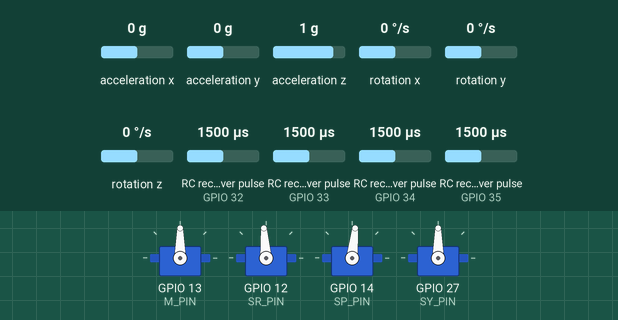
The sketch below on a simulated ESP32. On the bench: 4 × servo. Wiring (inferred from the names in the program): 4 × RC receiver channel: data GPIO 32 / data GPIO 33 / data GPIO 34 / data GPIO 35; MPU-6050 motion sensor at I2C address 0x68. The test bench sets the inputs (shaded band); at power-on: acceleration x 0 g, acceleration y 0 g, RC receiver pulse (sensors on GPIO 32, GPIO 34, GPIO 35, GPIO 33) 1500 µs, rotation x 0 °/s, acceleration z 1 g, rotation y 0 °/s, rotation z 0 °/s. What the sketch prints to the serial monitor is not drawn.

Above: at 3.4 s.
3.5 s: acceleration x set to -1.4 g
At 6.0 s:
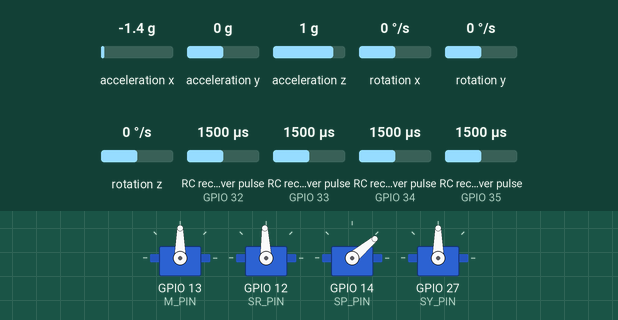
6.5 s: acceleration y set to -0.8 g
At 7.8 s:
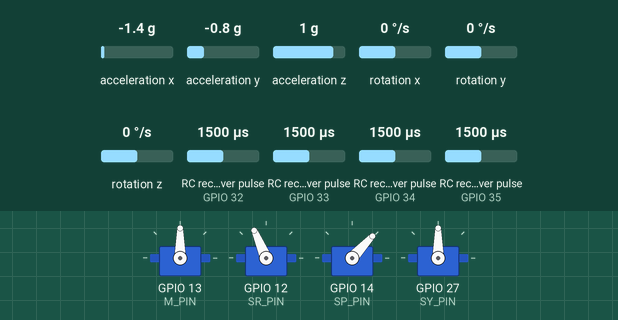
9.5 s: RC receiver pulse (sensor on GPIO 32) set to 1020 µs
At 10.0 s:
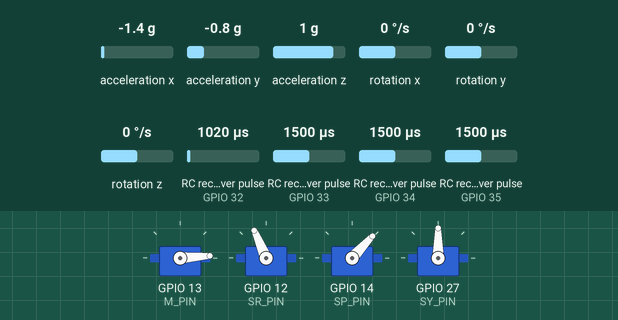
11.0 s: RC receiver pulse (sensor on GPIO 34) set to 1020 µs
At 12.2 s:
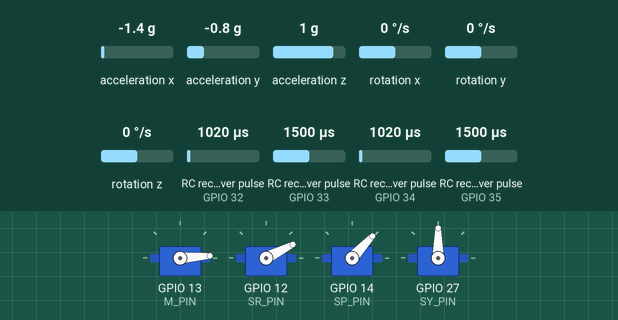
12.5 s: rotation x set to 192 °/s
At 14.1 s:
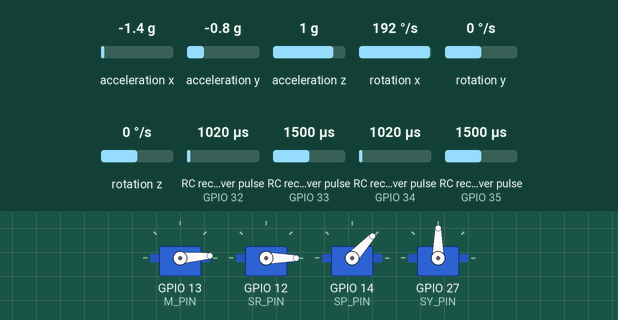
14.4 s: RC receiver pulse (sensor on GPIO 35) set to 1020 µs
At 15.1 s:
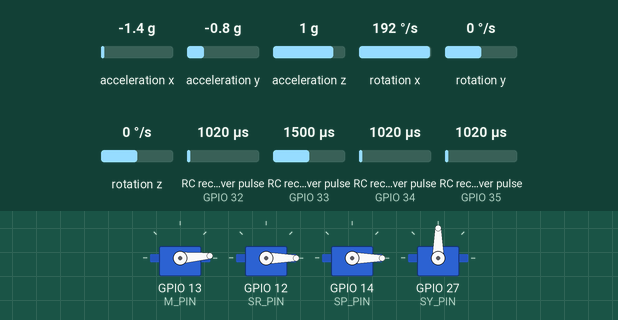
Timing chart, 0 to 16.9 s (numbered marks = the images above; inputs shaded):
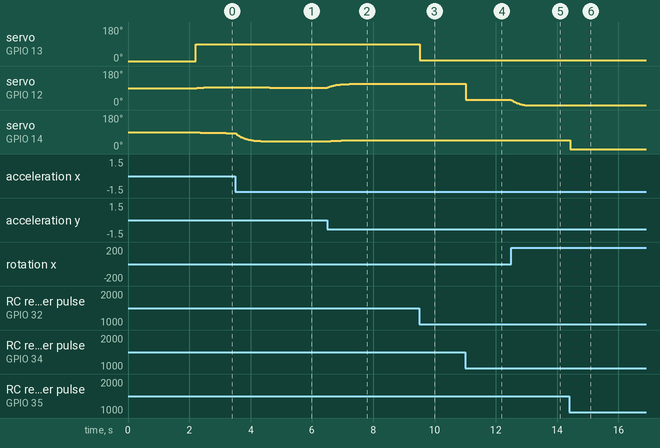

Measured:
- after the input at 3.5 s, servo on GPIO 12 (SR_PIN): 94° → 93° after 0.11 s, → 92° 1.0 s later; servo on GPIO 14 (SP_PIN): moves from 84° to 40° over 1.5 s, starting at once
- after the input at 6.5 s, servo on GPIO 12 (SR_PIN): moves from 92° to 113° over 0.94 s, starting at once; servo on GPIO 14 (SP_PIN): moves from 40° to 47° over 0.89 s, starting at once
- after the input at 9.5 s, servo on GPIO 13 (M_PIN): 90° → 4° at once
- after the input at 11.0 s, servo on GPIO 12 (SR_PIN): 113° → 27° at once
- after the input at 12.5 s, servo on GPIO 12 (SR_PIN): moves from 27° to 0° over 0.43 s, starting at once
- after the input at 14.4 s, servo on GPIO 14 (SP_PIN): 47° → 0° at once

The sketch:

rc_fly_controller_with_flySky6.ino
```cpp
#include <Wire.h>
#include <ESP32Servo.h>

// =============== OFFSET KIRITING ===============
float RateCalibrationRoll = 2.1303;
float RateCalibrationPitch = -0.0101;
float RateCalibrationYaw = -1.6220;

float AccXCalibration = 0.1170;
float AccYCalibration = 0.0755;
float AccZCalibration = -0.0428;
// =================================================

float t = 0.004; // ~250Hz

// IMU variables
volatile float RateRoll, RatePitch, RateYaw;
volatile float AccX, AccY, AccZ;
volatile float AngleRoll, AnglePitch;
float compRoll = 0, compPitch = 0;

// Receiver variables
volatile unsigned long ch1Start = 0, ch2Start = 0, ch3Start = 0, ch4Start = 0;
volatile int chVal[4] = {1500, 1500, 1000, 1500}; // default values

// Channel pins
const int CH1_PIN = 34; // Roll
const int CH2_PIN = 35; // Pitch
const int CH3_PIN = 32; // Throttle
const int CH4_PIN = 33; // Yaw

// PWM outputs
Servo motor1, servoRoll, servoPitch, servoYaw;
const int M_PIN = 13;
const int SR_PIN = 12;
const int SP_PIN = 14;
const int SY_PIN = 27;

// Interrupt handlers for each channel
void IRAM_ATTR ch1ISR() {
  if (digitalRead(CH1_PIN) == HIGH) {
    ch1Start = micros();
  } else {
    if (ch1Start != 0) {
      chVal[0] = micros() - ch1Start;
      chVal[0] = constrain(chVal[0], 1000, 2000);
    }
  }
}

void IRAM_ATTR ch2ISR() {
  if (digitalRead(CH2_PIN) == HIGH) {
    ch2Start = micros();
  } else {
    if (ch2Start != 0) {
      chVal[1] = micros() - ch2Start;
      chVal[1] = constrain(chVal[1], 1000, 2000);
    }
  }
}

void IRAM_ATTR ch3ISR() {
  if (digitalRead(CH3_PIN) == HIGH) {
    ch3Start = micros();
  } else {
    if (ch3Start != 0) {
      chVal[2] = micros() - ch3Start;
      chVal[2] = constrain(chVal[2], 1000, 2000);
    }
  }
}

void IRAM_ATTR ch4ISR() {
  if (digitalRead(CH4_PIN) == HIGH) {
    ch4Start = micros();
  } else {
    if (ch4Start != 0) {
      chVal[3] = micros() - ch4Start;
      chVal[3] = constrain(chVal[3], 1000, 2000);
    }
  }
}

// IMU reading function
void readIMU() {
  // Read accelerometer
  Wire.beginTransmission(0x68);
  Wire.write(0x3B);
  Wire.endTransmission(false);
  Wire.requestFrom(0x68, 6, true);

  int16_t AX = (Wire.read() << 8) | Wire.read();
  int16_t AY = (Wire.read() << 8) | Wire.read();
  int16_t AZ = (Wire.read() << 8) | Wire.read();

  // Read gyroscope
  Wire.beginTransmission(0x68);
  Wire.write(0x43);
  Wire.endTransmission(false);
  Wire.requestFrom(0x68, 6, true);

  int16_t GX = (Wire.read() << 8) | Wire.read();
  int16_t GY = (Wire.read() << 8) | Wire.read();
  int16_t GZ = (Wire.read() << 8) | Wire.read();

  // Convert to physical units and apply calibration
  RateRoll  = (GX / 65.5f) - RateCalibrationRoll;
  RatePitch = (GY / 65.5f) - RateCalibrationPitch;
  RateYaw   = (GZ / 65.5f) - RateCalibrationYaw;

  AccX = (AX / 4096.0f) - AccXCalibration;
  AccY = (AY / 4096.0f) - AccYCalibration;
  AccZ = (AZ / 4096.0f) - AccZCalibration;

  // Calculate angles from accelerometer
  AngleRoll  = atan2(AccY, sqrt(AccX*AccX + AccZ*AccZ)) * 57.2958f;
  AnglePitch = -atan2(AccX, sqrt(AccY*AccY + AccZ*AccZ)) * 57.2958f;

  // Complementary filter
  compRoll  = 0.98f * (compRoll  + RateRoll * t)  + 0.02f * AngleRoll;
  compPitch = 0.98f * (compPitch + RatePitch * t) + 0.02f * AnglePitch;
}

void setup() {
  Serial.begin(115200);

  // Initialize I2C and MPU6050
  Wire.begin();
  delay(100);

  // Wake up MPU6050
  Wire.beginTransmission(0x68);
  Wire.write(0x6B);
  Wire.write(0x00);
  Wire.endTransmission(true);
  delay(100);

  // Configure accelerometer (±8g)
  Wire.beginTransmission(0x68);
  Wire.write(0x1C);
  Wire.write(0x10);
  Wire.endTransmission(true);

  // Configure gyroscope (±500°/s)
  Wire.beginTransmission(0x68);
  Wire.write(0x1B);
  Wire.write(0x08);
  Wire.endTransmission(true);

  // Setup receiver pins
  pinMode(CH1_PIN, INPUT_PULLUP);
  pinMode(CH2_PIN, INPUT_PULLUP);
  pinMode(CH3_PIN, INPUT_PULLUP);
  pinMode(CH4_PIN, INPUT_PULLUP);

  // Attach separate interrupts for each channel
  attachInterrupt(digitalPinToInterrupt(CH1_PIN), ch1ISR, CHANGE);
  attachInterrupt(digitalPinToInterrupt(CH2_PIN), ch2ISR, CHANGE);
  attachInterrupt(digitalPinToInterrupt(CH3_PIN), ch3ISR, CHANGE);
  attachInterrupt(digitalPinToInterrupt(CH4_PIN), ch4ISR, CHANGE);

  // Initialize servos and motor
  motor1.attach(M_PIN, 1000, 2000);
  servoRoll.attach(SR_PIN, 1000, 2000);
  servoPitch.attach(SP_PIN, 1000, 2000);
  servoYaw.attach(SY_PIN, 1000, 2000);

  // Set initial positions
  motor1.writeMicroseconds(1000);
  servoRoll.writeMicroseconds(1500);
  servoPitch.writeMicroseconds(1500);
  servoYaw.writeMicroseconds(1500);

  delay(2000); // Wait for ESC initialization

  Serial.println("RC Aircraft Stabilizer Ready!");
  Serial.println("Roll\tPitch\tThrottle");
}

void loop() {
  readIMU();

  // Throttle control (direct pass-through)
  int throttle = chVal[2];
  throttle = constrain(throttle, 1000, 1800);
  motor1.writeMicroseconds(throttle);

  // Stabilization gain
  float k = 5.0;

  // Calculate corrections
  float rollCorr  = compRoll * k;
  float pitchCorr = compPitch * k;

  // Apply corrections to RC inputs
  int rollOut  = 1500 + (chVal[0] - 1500) - (int)rollCorr;
  int pitchOut = 1500 + (chVal[1] - 1500) - (int)pitchCorr;
  int yawOut   = chVal[3]; // No yaw stabilization

  // Constrain outputs
  rollOut  = constrain(rollOut, 1000, 2000);
  pitchOut = constrain(pitchOut, 1000, 2000);
  yawOut   = constrain(yawOut, 1000, 2000);

  // Send to servos
  servoRoll.writeMicroseconds(rollOut);
  servoPitch.writeMicroseconds(pitchOut);
  servoYaw.writeMicroseconds(yawOut);

  // Serial output for monitoring
  Serial.print(rollOut);
  Serial.print("\t");
  Serial.print(pitchOut);
  Serial.print("\t");
  Serial.println(throttle);

  // Maintain loop frequency (~250Hz)
  delayMicroseconds(4000);
}
```
